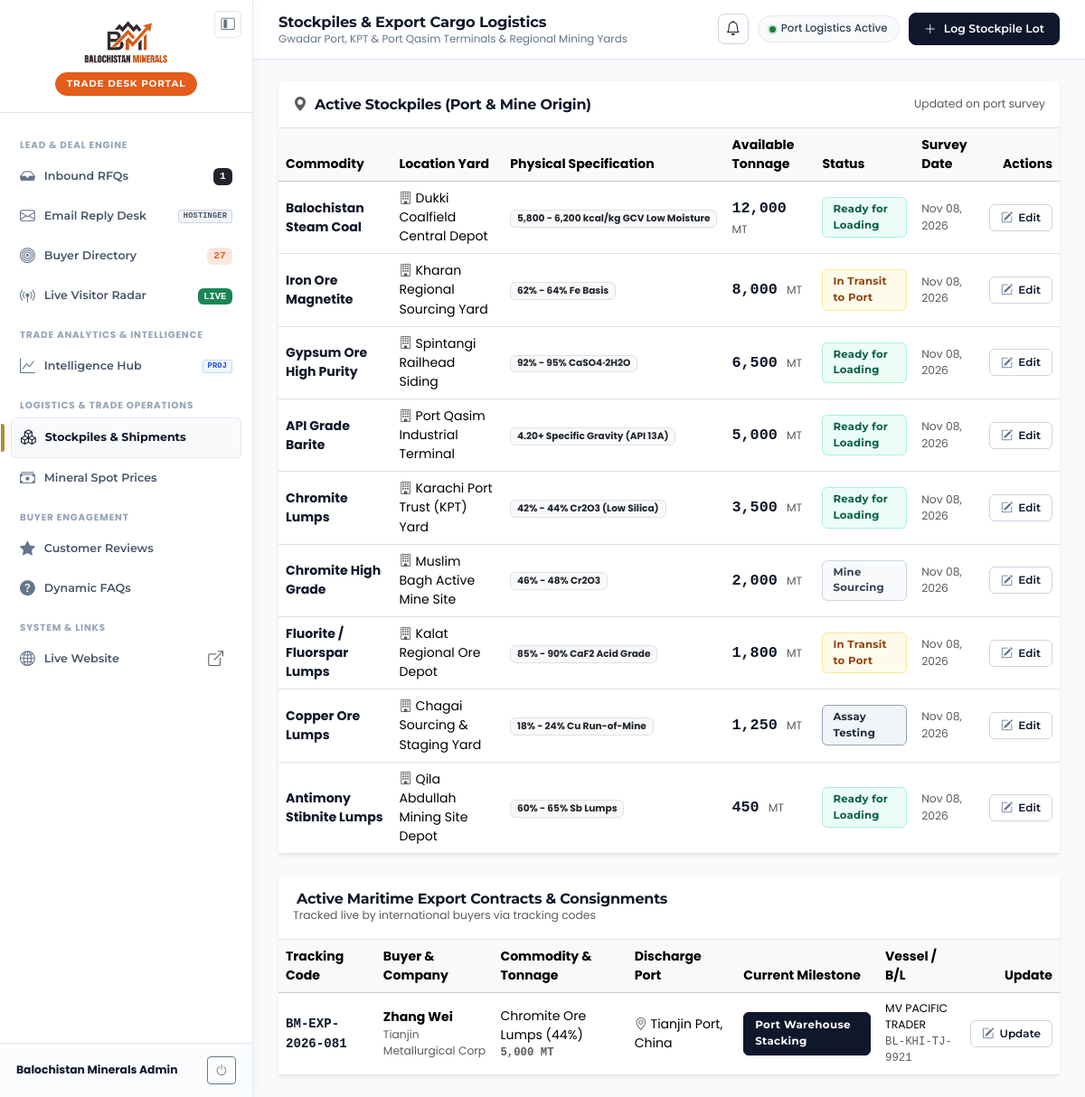
Screenshot of /admin/stockpiles.php (signed in) with the database file from the repository.
### tables this page shows
CREATE TABLE IF NOT EXISTS `stockpiles` (
  `id` INT AUTO_INCREMENT PRIMARY KEY,
  `mineral_name` VARCHAR(100) NOT NULL,
  `location` VARCHAR(120) NOT NULL,
  `tonnage_available` INT NOT NULL DEFAULT 0,
  `grade_spec` VARCHAR(120) NOT NULL,
  `status` ENUM('Ready for Loading', 'In Transit to Port', 'Mine Sourcing', 'Assay Testing') NOT NULL DEFAULT 'Ready for Loading',
  `last_survey_date` DATE NULL,
  `updated_at` TIMESTAMP DEFAULT CURRENT_TIMESTAMP ON UPDATE CURRENT_TIMESTAMP
);

CREATE TABLE IF NOT EXISTS `shipments` (
  `id` INT AUTO_INCREMENT PRIMARY KEY,
  `tracking_code` VARCHAR(40) NOT NULL UNIQUE,
  `buyer_name` VARCHAR(120) NOT NULL,
  `company_name` VARCHAR(160) NOT NULL,
  `commodity` VARCHAR(120) NOT NULL,
  `tonnage` VARCHAR(80) NOT NULL,
  `vessel_name` VARCHAR(120) NULL,
  `bill_of_lading` VARCHAR(80) NULL,
  `port_of_loading` VARCHAR(100) NOT NULL DEFAULT 'Karachi Port / Port Qasim',
  `port_of_discharge` VARCHAR(120) NOT NULL,
  `status_stage` ENUM('Contract & L/C Verified', 'Mine Sourcing & Crushing', 'Transit to Karachi Port', 'Port Warehouse Stacking', 'SGS / Assay Inspection', 'Customs Clearance', 'Vessel Loaded', 'In Maritime Transit', 'Discharged & Completed') NOT NULL DEFAULT 'Contract & L/C Verified',
  `estimated_departure` DATE NULL,
  `notes` TEXT NULL,
  `created_at` TIMESTAMP DEFAULT CURRENT_TIMESTAMP,
  `updated_at` TIMESTAMP DEFAULT CURRENT_TIMESTAMP ON UPDATE CURRENT_TIMESTAMP
);

### admin/auth.php (called while the page is built, shortened)
<?php
function isLoggedIn() {
    return isset($_SESSION['bm_admin_id']) && !empty($_SESSION['bm_admin_id']);
}
function getLoggedInUser() {
    return [
        'id'        => $_SESSION['bm_admin_id'],
        'username'  => $_SESSION['bm_admin_user'] ?? 'Admin',
        'full_name' => $_SESSION['bm_admin_name'] ?? 'Admin',
        'email'     => $_SESSION['bm_admin_email'] ?? '',
        'role'      => $_SESSION['bm_admin_role'] ?? 'Owner'
    ];
}

### admin/stockpiles.php (the view, shortened to what this page needs)
<?php
require_once __DIR__ . '/auth.php';
$user = getLoggedInUser();
$pdo  = getDB();
$stockpiles = [];
$shipments  = [];
$newLeads   = 0;
if ($pdo !== null) {
    $newLeads = (int)$pdo->query("SELECT COUNT(*) FROM inquiries WHERE status = 'New'")->fetchColumn();
    $totalProspects = (int)$pdo->query("SELECT COUNT(*) FROM buyer_prospects")->fetchColumn();
    $stockpiles = $pdo->query('SELECT * FROM stockpiles ORDER BY tonnage_available DESC')->fetchAll();
    $shipments  = $pdo->query('SELECT * FROM shipments ORDER BY created_at DESC')->fetchAll();
}
?>
<!DOCTYPE html>
<html lang="en">
<head>
  <link href="https://cdn.jsdelivr.net/npm/bootstrap@5.3.2/dist/css/bootstrap.min.css" rel="stylesheet">
  <link rel="stylesheet" href="https://cdn.jsdelivr.net/npm/bootstrap-icons@1.11.3/font/bootstrap-icons.min.css">
  <link rel="stylesheet" href="admin-layout.css?v=<?= filemtime(__DIR__ . '/admin-layout.css') ?>">
</head>
<body>
  <div class="app-wrapper">
    <aside class="app-sidebar" id="appSidebar">
      <div class="sidebar-header">
        <a href="../" target="_blank" class="sidebar-logo-wrap" title="Balochistan Minerals">
          <img src="../images/new-logo.png" alt="Balochistan Minerals" class="sidebar-logo" onerror="this.style.display='none'">
          <span class="sidebar-badge">TRADE DESK PORTAL</span>
        </a>
        <button type="button" id="sidebarCloseBtn" class="btn-sidebar-panel-toggle" aria-label="Toggle Sidebar" title="Collapse Sidebar (Ctrl + B)">
          <i class="bi bi-layout-sidebar-inset"></i>
        </button>
      </div>
      <nav class="sidebar-nav">
        <div class="sidebar-section-title">Lead & Deal Engine</div>
        <a href="dashboard.php" class="sidebar-link">
          <div><i class="bi bi-inbox-fill"></i> Inbound RFQs</div>
          <?php if ($newLeads > 0): ?>
            <span class="badge bg-dark font-monospace" style="font-size: 0.7rem;"><?= $newLeads ?></span>
          <?php endif; ?>
        </a>
        <a href="email-desk.php" class="sidebar-link">
          <div><i class="bi bi-envelope"></i> Email Reply Desk</div>
          <span class="badge-sidebar-hostinger">HOSTINGER</span>
        </a>
        <a href="prospects.php" class="sidebar-link">
          <div><i class="bi bi-bullseye"></i> Buyer Directory</div>
          <span class="badge font-monospace" style="background: rgba(230,92,26,0.15); color: #E65C1A; font-size: 0.7rem;"><?= $totalProspects ?></span>
        </a>
        <a href="radar.php" class="sidebar-link">
          <div><i class="bi bi-broadcast-pin"></i> Live Visitor Radar</div>
          <span class="badge bg-success font-monospace" style="font-size: 0.65rem;">LIVE</span>
        </a>
        <div class="sidebar-section-title">Trade Analytics & Intelligence</div>
        <a href="analytics.php" class="sidebar-link">
          <div><i class="bi bi-graph-up"></i> Intelligence Hub</div>
          <span class="badge-sidebar-intel">PROJ</span>
        </a>
        <div class="sidebar-section-title">Logistics & Trade Operations</div>
        <a href="stockpiles.php" class="sidebar-link active">
          <div><i class="bi bi-boxes"></i> Stockpiles & Shipments</div>
        </a>
        <a href="prices.php" class="sidebar-link">
          <div><i class="bi bi-cash-stack"></i> Mineral Spot Prices</div>
        </a>
        <div class="sidebar-section-title">Buyer Engagement</div>
        <a href="reviews.php" class="sidebar-link">
          <div><i class="bi bi-star-fill"></i> Customer Reviews</div>
        </a>
        <a href="faqs.php" class="sidebar-link">
          <div><i class="bi bi-question-circle-fill"></i> Dynamic FAQs</div>
        </a>
        <div class="sidebar-section-title">System & Links</div>
        <a href="../" target="_blank" class="sidebar-link">
          <div><i class="bi bi-globe2"></i> Live Website</div>
          <i class="bi bi-box-arrow-up-right small text-muted"></i>
        </a>
      </nav>
      <div class="sidebar-footer">
        <div class="d-flex align-items-center justify-content-between">
          <div class="fw-bold small" style="color: var(--brand-navy);"><?= htmlspecialchars($user['full_name']) ?></div>
          <a href="logout.php" class="btn btn-sm btn-outline-secondary p-1 px-2" title="Sign Out"><i class="bi bi-power"></i></a>
        </div>
      </div>
    </aside>
    <div class="app-main">
      <header class="top-bar">
        <div class="topbar-left">
          <div class="topbar-title-wrap">
            <h1 class="topbar-title">Stockpiles & Export Cargo Logistics</h1>
            <div class="topbar-subtitle">Gwadar Port, KPT & Port Qasim Terminals & Regional Mining Yards</div>
          </div>
        </div>
        <div class="topbar-right">
          <div class="pill-status d-none d-md-inline-flex" title="Port Logistics Active">
            <span class="status-dot dot-green"></span>
            <span>Port Logistics Active</span>
          </div>
          <button type="button" class="btn-topbar-primary" data-bs-toggle="modal" data-bs-target="#stockModal0">
            <i class="bi bi-plus-lg"></i> <span>Log Stockpile Lot</span>
          </button>
        </div>
      </header>
      <main class="content-canvas">
        <div class="card shadow-sm border-0 rounded-2 mb-4">
          <div class="card-header bg-white py-3 d-flex align-items-center justify-content-between border-bottom">
            <h6 class="mb-0 fw-bold brand-font" style="color: var(--brand-navy);">
              <i class="bi bi-geo-alt-fill text-muted me-1"></i> Active Stockpiles (Port & Mine Origin)
            </h6>
            <span class="text-muted small">Updated on port survey</span>
          </div>
          <div class="table-responsive">
            <table class="table table-hover align-middle mb-0">
              <thead class="table-light">
                <tr>
                  <th>Commodity</th>
                  <th>Location Yard</th>
                  <th>Physical Specification</th>
                  <th>Available Tonnage</th>
                  <th>Status</th>
                  <th>Survey Date</th>
                  <th class="text-end">Actions</th>
                </tr>
              </thead>
              <tbody>
                <?php if (empty($stockpiles)): ?>
                  <tr><td colspan="7" class="text-center py-5 text-muted">No stockpile records found.</td></tr>
                <?php else: ?>
                  <?php foreach ($stockpiles as $stk): ?>
                    <tr>
                      <td><strong style="color: var(--brand-navy);"><?= htmlspecialchars($stk['mineral_name']) ?></strong></td>
                      <td><i class="bi bi-building me-1 text-muted"></i><?= htmlspecialchars($stk['location']) ?></td>
                      <td><span class="badge bg-light text-dark border"><?= htmlspecialchars($stk['grade_spec']) ?></span></td>
                      <td>
                        <span class="fw-bold font-monospace" style="font-size: 1.05rem; color: var(--brand-navy);">
                          <?= number_format($stk['tonnage_available']) ?>
                        </span>
                        <span class="text-muted small">MT</span>
                      </td>
                      <td>
                        <?php if ($stk['status'] === 'Ready for Loading'): ?>
                          <span class="status-pill status-pill-ready">Ready for Loading</span>
                        <?php elseif ($stk['status'] === 'In Transit to Port'): ?>
                          <span class="status-pill status-pill-transit">In Transit to Port</span>
                        <?php elseif ($stk['status'] === 'Mine Sourcing'): ?>
                          <span class="status-pill status-pill-mine">Mine Sourcing</span>
                        <?php else: ?>
                          <span class="status-pill status-pill-assay"><?= htmlspecialchars($stk['status']) ?></span>
                        <?php endif; ?>
                      </td>
                      <td class="small text-muted"><?= date('M d, Y', strtotime($stk['last_survey_date'] ?? 'now')) ?></td>
                      <td class="text-end">
                        <button type="button" class="btn-table-edit" data-bs-toggle="modal" data-bs-target="#editStock<?= $stk['id'] ?>">
                          <i class="bi bi-pencil-square"></i> <span>Edit</span>
                        </button>
                      </td>
                    </tr>
                  <?php endforeach; ?>
                <?php endif; ?>
              </tbody>
            </table>
          </div>
        </div>
        <div class="card shadow-sm border-0 rounded-2">
          <div class="card-header bg-white py-3 d-flex align-items-center justify-content-between border-bottom">
            <div>
              <h6 class="mb-0 fw-bold brand-font" style="color: var(--brand-navy);">
                <i class="bi bi-ship me-1 text-muted"></i> Active Maritime Export Contracts & Consignments
              </h6>
              <div class="small text-muted">Tracked live by international buyers via tracking codes</div>
            </div>
          </div>
          <div class="table-responsive">
            <table class="table table-hover align-middle mb-0">
              <thead class="table-light">
                <tr>
                  <th>Tracking Code</th>
                  <th>Buyer & Company</th>
                  <th>Commodity & Tonnage</th>
                  <th>Discharge Port</th>
                  <th>Current Milestone</th>
                  <th>Vessel / B/L</th>
                  <th class="text-end">Update</th>
                </tr>
              </thead>
              <tbody>
                <?php foreach ($shipments as $sh): ?>
                  <tr>
                    <td><strong class="font-monospace" style="color: var(--brand-navy);"><?= htmlspecialchars($sh['tracking_code']) ?></strong></td>
                    <td>
                      <div class="fw-bold"><?= htmlspecialchars($sh['buyer_name']) ?></div>
                      <div class="small text-muted"><?= htmlspecialchars($sh['company_name']) ?></div>
                    </td>
                    <td>
                      <div><?= htmlspecialchars($sh['commodity']) ?></div>
                      <div class="small fw-bold text-muted font-monospace"><?= htmlspecialchars($sh['tonnage']) ?></div>
                    </td>
                    <td><i class="bi bi-geo-alt text-muted"></i> <?= htmlspecialchars($sh['port_of_discharge']) ?></td>
                    <td>
                      <span class="milestone-badge">
                        <?= htmlspecialchars($sh['status_stage']) ?>
                      </span>
                    </td>
                    <td class="small">
                      <div><?= htmlspecialchars($sh['vessel_name'] ?: 'Vessel Pending') ?></div>
                      <div class="text-muted font-monospace"><?= htmlspecialchars($sh['bill_of_lading'] ?: 'B/L Pending') ?></div>
                    </td>
                    <td class="text-end">
                      <button type="button" class="btn-table-edit" data-bs-toggle="modal" data-bs-target="#editShip<?= $sh['id'] ?>">
                        <i class="bi bi-pencil-square"></i> <span>Update</span>
                      </button>
                    </td>
                  </tr>
                <?php endforeach; ?>
              </tbody>
            </table>
          </div>
        </div>
      </main>
    </div>
  </div>
</body>
</html>

### admin/stockpiles.php (style rules this page uses)
:root { --navy-900: #0F172A; --brand-navy: #0F172A; --brand-slate: #1E293B; --brand-gold: #B48C36; --brand-gold-subtle: #F8F5EE; --brand-border: #E2E8F0; --brand-canvas: #F8FAFC; --brand-surface: #FFFFFF; --brand-orange: #E65C1A; --text-dark: #0F172A; --text-muted: #64748B; --sidebar-width: 280px; }
body { font-family: 'Poppins', sans-serif; font-size: 0.88rem; color: var(--text-dark); background-color: var(--brand-canvas); margin: 0; }
h1, h2, h3, h4, h5, h6, .brand-font { font-family: 'Montserrat', sans-serif; letter-spacing: -0.015em; }
.app-wrapper { display: flex; min-height: 100vh; }
.app-sidebar { width: var(--sidebar-width); background: var(--brand-surface); border-right: 1px solid var(--brand-border); display: flex; flex-direction: column; position: fixed; top: 0; bottom: 0; left: 0; z-index: 1040; }
.sidebar-nav { padding: 16px 12px; flex: 1; }
.sidebar-section-title { font-size: 0.65rem; font-weight: 700; text-transform: uppercase; letter-spacing: 0.08em; color: #94A3B8; padding: 12px 10px 6px; }
.sidebar-link { display: flex; align-items: center; justify-content: space-between; padding: 9px 12px; border-radius: 6px; color: #475569; font-family: 'Montserrat', sans-serif; font-size: 0.82rem; font-weight: 600; text-decoration: none; margin-bottom: 2px; transition: all 0.15s ease; }
.sidebar-link i { font-size: 1.05rem; margin-right: 10px; color: #64748B; }
.sidebar-link.active { background: #F8FAFC; color: var(--brand-navy); border: 1px solid var(--brand-border); position: relative; }
.sidebar-link.active::before { content: ''; position: absolute; left: -12px; top: 6px; bottom: 6px; width: 3.5px; background: var(--brand-gold); border-radius: 0 3px 3px 0; }
.sidebar-link.active i { color: var(--brand-gold); }
.sidebar-footer { padding: 14px 18px; border-top: 1px solid var(--brand-border); }
.app-main { margin-left: var(--sidebar-width); flex: 1; min-width: 0; }
.top-bar { background: var(--brand-surface); border-bottom: 1px solid var(--brand-border); padding: 14px 28px; display: flex; align-items: center; justify-content: space-between; position: sticky; top: 0; z-index: 1030; }
.content-canvas { padding: 24px 28px; }
.status-pill { font-family: 'Montserrat', sans-serif; font-size: 0.73rem; font-weight: 700; padding: 4px 11px; border-radius: 6px; display: inline-flex; align-items: center; gap: 5px; letter-spacing: 0.02em; }
.status-pill-ready { background: #ECFDF5; color: #065F46; border: 1px solid #A7F3D0; }
.status-pill-transit { background: #FFFBEB; color: #92400E; border: 1px solid #FDE68A; }
.status-pill-mine { background: #F8FAFC; color: #334155; border: 1px solid #CBD5E1; }
.status-pill-assay { background: #F1F5F9; color: #1E293B; border: 1px solid #94A3B8; }
.milestone-badge { background: #0F172A; color: #FFFFFF; border: 1px solid #0F172A; font-family: 'Montserrat', sans-serif; font-size: 0.74rem; font-weight: 700; padding: 5px 12px; border-radius: 6px; letter-spacing: 0.03em; display: inline-flex; align-items: center; gap: 6px; box-shadow: 0 1px 3px rgba(15, 23, 42, 0.15); }

### rows the page displays
stockpiles: mineral_name "Balochistan Steam Coal", location "Dukki Coalfield Central Depot", grade_spec "5,800 - 6,200 kcal/kg GCV Low Moisture", tonnage_available "12,000", shows "Ready for Loading", last_survey_date "Nov 08, 2026"
stockpiles: mineral_name "Iron Ore Magnetite", location "Kharan Regional Sourcing Yard", grade_spec "62% - 64% Fe Basis", tonnage_available "8,000", shows "In Transit to Port", last_survey_date "Nov 08, 2026"
stockpiles: mineral_name "Gypsum Ore High Purity", location "Spintangi Railhead Siding", grade_spec "92% - 95% CaSO4·2H2O", tonnage_available "6,500", shows "Ready for Loading", last_survey_date "Nov 08, 2026"
stockpiles: mineral_name "API Grade Barite", location "Port Qasim Industrial Terminal", grade_spec "4.20+ Specific Gravity (API 13A)", tonnage_available "5,000", shows "Ready for Loading", last_survey_date "Nov 08, 2026"
stockpiles: mineral_name "Chromite Lumps", location "Karachi Port Trust (KPT) Yard", grade_spec "42% - 44% Cr2O3 (Low Silica)", tonnage_available "3,500", shows "Ready for Loading", last_survey_date "Nov 08, 2026"
stockpiles: mineral_name "Chromite High Grade", location "Muslim Bagh Active Mine Site", grade_spec "46% - 48% Cr2O3", tonnage_available "2,000", status "Mine Sourcing", last_survey_date "Nov 08, 2026"
stockpiles: mineral_name "Fluorite / Fluorspar Lumps", location "Kalat Regional Ore Depot", grade_spec "85% - 90% CaF2 Acid Grade", tonnage_available "1,800", shows "In Transit to Port", last_survey_date "Nov 08, 2026"
stockpiles: mineral_name "Copper Ore Lumps", location "Chagai Sourcing & Staging Yard", grade_spec "18% - 24% Cu Run-of-Mine", tonnage_available "1,250", status "Assay Testing", last_survey_date "Nov 08, 2026"
stockpiles: mineral_name "Antimony Stibnite Lumps", location "Qila Abdullah Mining Site Depot", grade_spec "60% - 65% Sb Lumps", tonnage_available "450", shows "Ready for Loading", last_survey_date "Nov 08, 2026"
shipments: tracking_code "BM-EXP-2026-081", buyer_name "Zhang Wei", company_name "Tianjin Metallurgical Corp", commodity "Chromite Ore Lumps (44%)", tonnage "5,000 MT", port_of_discharge "Tianjin Port, China", status_stage "Port Warehouse Stacking", vessel_name "MV PACIFIC TRADER", bill_of_lading "BL-KHI-TJ-9921"

### other values shown
$newLeads "1"
$totalProspects "27"
$user['full_name'] "Balochistan Minerals Admin"
